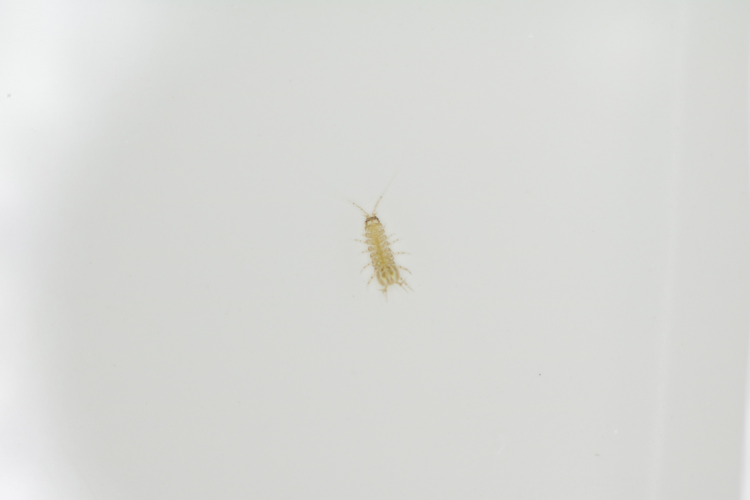
#> input picture docs/source/images/bug2.jpg, 1500 x 1000 px, found by its file name (shown at 1/2 size); its folder holds 4 pictures in this run
$ jupyter execute tutorial_1_python_intro.ipynb
#> lines starting #> are read from the running program, lines starting #| are printed output that depends on the picture
# Tutorial 1: A (very) brief python introduction

This notebook is meant to provide a very short overview of the basic python syntax needed for basic phenopype operability. This is useful if you have never used python before, but would like to be able to explore phenopype functionality on your own.

Additionally, if you are new to programming alltogether, you could have a look at this tutorial https://www.learnpython.org/ or find this reference useful https://docs.python.org/3/tutorial/.

If you are familiar with python, you probably want to skip ahead to [Tutorial 2: Working with phenopype](tutorial_2_phenopype_workflow.ipynb).

## Python modules <a name="modules"></a>
 At the beginning of our skript we import the python modules that we want to work with using `import`. When we import the module, we can call its methods and functions using what comes after `import`. In this case, these "bindings" are simply `os`.

[cell 1]
import os

If you are ever unsure about what a package does, but don't want to consult online resources, simply call `help(packagename)` to get some basic information. This also works with methods/classes and functions (read more about methods and functions here: https://stackoverflow.com/questions/20981789/difference-between-methods-and-functions-in-python-compared-to-c)

[cell 2]
help(os)

We can inspect all the classes and functions associated with this module (i.e., its "namespace") by using `dir()`: https://docs.python.org/3/library/functions.html?highlight=dir#dir).

[cell 3]
dir(os)

However, we cannot tell what type of object is behind each name, e.g., whether it's a function (like `open`) or a submodule, with a set of functions (like `path`). Higher level functions are accessed from the package namespace by joining the module name `os` with the function `open`, connected by a dot.

[cell 4]
dir(os.open)

The double underscores ("dunders") before and after the numeric string indicate that these are "special" names reserved for the python namespace (https://dbader.org/blog/meaning-of-underscores-in-python). Other than that there are no actual functions in this namespace - that's because `open` is a function itself:

[cell 5]
os.open

This is different for the `path` submodule: here we see some functions we can use (they don't have dunders), for example `join`, which can join separate character strings to a python-readable path string.

[cell 6]
dir(os.path)

[cell 7]
help(os.path.join)

## paths and directories <a name="paths"></a>

Time to actually do something with a function. A useful function from the `os` module is `listdir`, which will list all files in a specified directory. If you don't specify any directory, it will use the current directory

[cell 8]
os.listdir()

[cell 9]
os.listdir("./images")

Note that I used the relative path here - full paths of course are also possible. To check where you are, you can use `getcwd` (getCurrentWorkingDirectory):

[cell 10]
os.getcwd()

`listdir`, as the name suggest, creates a list. The list can be accessed with squarebrackets and by giving the position inside you want to have returned.

**IMPORTANT:**

In python, referencing starts with `0` and not with `1`, as in R for example.

[cell 11]
my_list = os.listdir(os.getcwd())
my_list[0]

A typical workflow is to retrieve files inside a directory, using the `os` module and then doing something with it. So far we have only returned name-strings of our files, but unless our current working directory is the same as the target directory (or we have added it to the `PYTHONPATH`), we need the full or relative path of our files. We can get it using the `path` submodule. Getting the absolute path of a file is usually a two-part coding step: joining the directory path and the names of files within it. The joining operation is done with `join`:

[cell 12]
os.path.join(os.getcwd(), "images")

Although you can join path strings by simply adding them, this sometimes leads to unexpected results, so better try to avoid it:

[cell 13]
os.getcwd() + "images" # not working - does not put slashes in between

Putting it all together, let's try to get the path of all the images in our directory. For this, we need a `for` loop, and an empty list we can populate:

[cell 14]
filepaths = [] # square-brakets make an empty list
path = os.path.join(os.getcwd(), "images")
names = os.listdir(os.path.join(os.getcwd(), "images")) # making a list of all the files names inside a directory

for i in names: # looping along our list of names
    filepath = os.path.join(path, i) # joining name and path strings
    filepaths.append(filepath) # appending the joint string to the list

filepaths # showing the list content

## images in python <a name="images"></a>
Let's import another module. In fact _the_ module that phenopype is built around: `opencv` (https://opencv.org/). Note: sometimes the modules are called differently than their bindings in python, e.g., for opencv, we have to call `cv2`. Once imported, we then can use a basic opencv function: importing an image as an array using `imread`.

[cell 15]
import cv2
img = cv2.imread(filepaths[1])
#> img is the input picture: shape (1000, 1500, 3); mean B, G, R 214.2, 217.2, 216.4

We can look at the picture with `imshow`. However, because many `opencv` functions are  GUI based, we need to add some more controller functions so we can control it (read more about GUIs in `opencv` here: https://docs.opencv.org/3.4/dc/d2e/tutorial_py_image_display.html).

[cell 16]
cv2.namedWindow('image', cv2.WINDOW_NORMAL) # open a resizable window
cv2.imshow('image',img) # show the image in that window
cv2.waitKey(0) # do nothing until a keystroke ...
cv2.destroyAllWindows() # ... and then close all open windows

Just really briefly about digital images: `cv2.imread` converts a digital image file to an array, a stack of three matrices containing pixel wise information on the red, green and blue channel of an image, which - taken together - creates the colour image. Read more about images and arrays here https://mmeysenburg.github.io/image-processing/03-opencv-images/ and here http://scikit-image.org/docs/dev/user_guide/numpy_images.html

Lets examine our image. It is not informative neither possible to look at the whole matrix of pixel values inside the console, but sometimes it is useful to look at specific features of your image, which we can acess directly from the image-object. For example, the dimensions, using `shape`:

[cell 17]
img.shape
#> Out = (1000, 1500, 3)

Or the mean pixel intensity:

[cell 18]
img.mean()
#> Out = 216

We can also resize our image, using `opencv`s builtin functions:

[cell 19]
img_r = cv2.resize(img, (0,0), fx=0.5, fy=0.5)
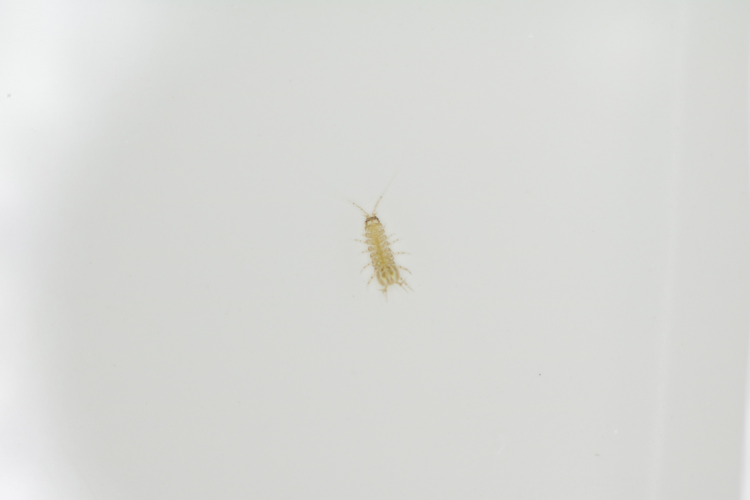
#> img_r: shape (500, 750, 3); mean B, G, R 214.3, 217.3, 216.5
img_r.shape
#> Out = (500, 750, 3)
